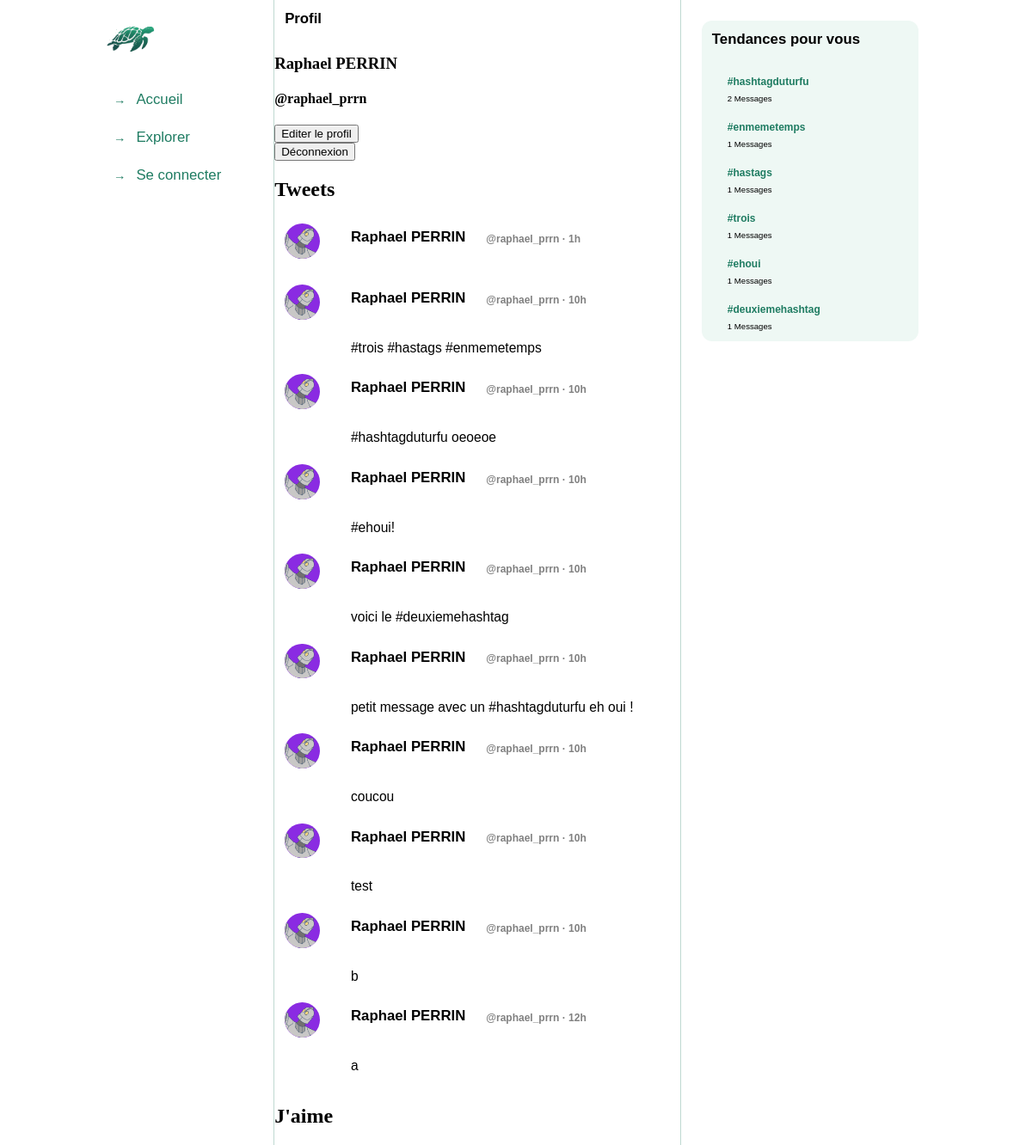
Page /profil.php?username=raphael_prrn on the committed database.
### tables this page shows
CREATE TABLE `utilisateur` (
  `username` varchar(30) NOT NULL,
  `nom` varchar(30) DEFAULT NULL,
  `prenom` varchar(30) DEFAULT NULL,
  `date_de_naissance` date DEFAULT NULL,
  `mot_de_passe` varchar(100) DEFAULT NULL,
  `avatar` blob DEFAULT NULL,
  `organisation` tinyint(1) DEFAULT NULL
);

CREATE TABLE `message` (
  `id` int(11) NOT NULL,
  `auteur_username` varchar(30) NOT NULL,
  `date` datetime NOT NULL,
  `contenu` text NOT NULL,
  `localisation` varchar(100) DEFAULT NULL,
  `image` varchar(255) DEFAULT NULL
);

### PageParts/databaseFunctions.php (called while the page is built, shortened)
<?php
function CheckLogin(){
    global $conn, $username, $userID;
    $error = NULL;
    $loginSuccessful = false;
	if(isset($_POST["username"]) && isset($_POST["password"])){
		$username = SecurizeString_ForSQL($_POST["username"]);
		$password = md5($_POST["password"]);
		$loginAttempted = true;
	}
	elseif ( isset( $_COOKIE["username"] ) && isset( $_COOKIE["password"] ) ) {
		$username = $_COOKIE["username"];
		$password = $_COOKIE["password"];
		$loginAttempted = true;
	}
	else {
		$loginAttempted = false;
	}
    return array($loginSuccessful, $loginAttempted, $error, $userID);
}
        ?>

### PageParts/Messages.php (the view, shortened to what this page needs)
<?php
function displayContent($result) {
    while($row = $result->fetch_assoc()) {
        $auteur_username = $row['auteur_username'];
        $contenu = $row['contenu'];
        $date = $row['date'];
        $timestamp = strtotime($date);
        $diff = date_diff(new DateTime("@$timestamp"), new DateTime());
        $days = $diff->d;
        $hours = $diff->h;
        $minutes = $diff->i;
        $seconds = $diff->s;
        if ($days > 0) {
            $diff = $days."j";
        } elseif ($hours > 0) {
            $diff = $hours."h";
        } elseif ($minutes > 0) {
            $diff = $minutes."m";
        } else {
            $diff = $seconds."s";
        }
        ?>
        <div class="message">
            <a href = "profil.php">
                <img class = "AvatarMessage" src = "./images/titan.png">
            </a>
            <div class = "tweet-content">
                <div class = "tweet-header">
                    <h1 class="name"><?php echo $row["prenom"] . ' ' . $row["nom"]; ?></h1>
                    <?php
                    echo '<h1 class = "tweet-information">'. ' @' . $auteur_username . ' · ' . $diff . '</h1>'; ?>
                </div>
                <div class = "tweet-content">
                    <?php echo'<p>' . $contenu . '</p>'; ?>
                </div>
            </div>
        </div>
<?php
    }
}
function profilMessages() {
    global $conn;
    $username = $_GET["username"];
    $query = "SELECT message.*, utilisateur.nom, utilisateur.prenom, utilisateur.username FROM message JOIN utilisateur ON message.auteur_username=utilisateur.username WHERE auteur_username = '$username' ORDER BY date DESC";
    $result = $conn->query($query);
    if($result) {
        displayContent($result);
    }
}
    ?>

### profil.php (shortened to what this page needs)
<?php
include("./PageParts/databaseFunctions.php");
?>
<!DOCTYPE html>
<html lang = "fr">
<head>
    <link rel = "stylesheet" href = "./css/stylesheet.css">
</head>
<body>
<div class = "Container">
    <?php include ("./PageParts/navigation.php")?>
    <div class = "MainContainer">
        <h1>Profil</h1>
        <div class = "profil">
            <?php
            global $conn;
            if (isset($_GET['username'])) {
                $username =  $_GET["username"];
                $query = "SELECT * FROM `utilisateur` WHERE username = '".$username."'";
                $result = $conn->query($query);
                if($result && $result->num_rows > 0) {
                    $row = $result->fetch_assoc();
                    $prenom = $row["prenom"];
                    $nom = $row["nom"];
                    echo "<h3>" . $prenom . " " . $nom . "</h3>";
                    echo "<h4>" ."@" . $username . "</h4>";
                }
            }
            ?>
            <button>Editer le profil</button>
            <form action="" method="post">
                <input type="submit" name="delete_cookies" value="Déconnexion">
            </form>
        </div>
        <div class = "tweets">
            <h2>Tweets</h2>
            <?php include("./PageParts/Messages.php");
            profilMessages();
            ?>
        </div>
        <div class = "likes">
            <h2>J'aime</h2>
        </div>
    </div>
    <?php include ("./PageParts/trends.php")?>
</div>
</body>
</html>

### PageParts/navigation.php (shortened to what this page needs)
<?php
$loginStatus = CheckLogin();
?>
<div class = "navigation">
    <a href = "index.php"><img src = "./images/logo_site.png" alt = "Logo" style = "width:5vw; height: 5vw; padding: 1.2vw; padding-bottom: 0;"></a>
    <ul>
        <li class = "menu-item"><a href = "index.php">Accueil</a></li>
        <li class = "menu-item">Explorer</li>
        <?php if($loginStatus[0]) { ?>
        <li class = "menu-item">Notifications</li>
        <li class = "menu-item">Messages</li>
        <li class = "menu-item"><a href = "profil.php?username=<?php echo urlencode($_COOKIE['username']); ?>">Profil</a></li>
        <?php
        } else {
        ?>
        <li class = "menu-item"><a href = "connect.php">Se connecter</a></li>
        <?php
        }
        ?>
    </ul>
</div>

### PageParts/trends.php
<div class="Trends">
    <h1>Tendances pour vous</h1>
    <?php
    global $conn;
    $query = "SELECT tag, COUNT(*) AS count FROM hashtag GROUP BY tag ORDER BY count DESC LIMIT 10";
    $result = $conn->query($query);
    while ($row = $result->fetch_assoc()) {
        echo"<div class = hashtag_block>";
        echo "<a href='index.php?tag=" . $row['tag'] . "' class='trend'>" ."#" . $row['tag'] ."</a>";
        echo "<p class='hashtags_count'>" . $row['count'] . " Messages" . "</p>";
        echo"</div>";
    }
    ?>
</div>

### css/stylesheet.css (style rules this page uses)
body { margin: 0; }
.message { display: flex; }
.AvatarMessage { width: 50px; height: 50px; border-radius: 50%; }
.tweet-header { display: flex; width: 100%; }
.tweet-information { margin-top: 0.4vw; font-family: Arial, sans-serif; font-size: 1vw; color: gray; }
.tweet-content { padding-left: 1vw; font-family: Arial, sans-serif; font-size: 1.3vw; }
h1 { box-sizing: border-box; padding: 1vw; margin-top: 0; font-size: 1.4vw; font-family: "Plus Jakarta Sans", sans-serif; text-align: left; }
.MainContainer { width: 50.5%; background-color: white; border-right: 0.1vw solid rgba(31, 124, 98, 0.29); border-left: 0.1vw solid rgba(31, 124, 98, 0.29); }
.Trends { width:27%; }
.navigation { width: 22.5%; height: 100vh; padding: 0; color: white; }
.Container { margin:0 auto; display: flex; justify-content: center; align-items: flex-start; width: 82%; }
ul { padding-left: 2vw; }
.menu-item { color: #1F7C62; text-align: left; padding: 1vw 1vw 1vw 0; text-decoration: none; }
.navigation a { text-decoration: none; color: #1F7C62; }
.Tweeter, .tweet-button, .menu-item { display: inline-block; font-size: 1.4vw; font-family: "Plus Jakarta Sans", sans-serif; list-style: none; }
.menu-item:before { content: "\2192"; font-size: 1.2vw; color: #1F7C62; margin-right: 1vw; margin-left: 0; padding-left: 0; }
h3 { font-family: inherit; }
.AvatarMessage { width: 3.4vw; height: 3.4vw; margin: 0.5vw 1vw 1vw; border-radius: 50%; background-color: blueviolet; }
.Trends { margin: 2vw; background-color: #eef8f4; border-radius: 1vw; }
.trend, .hashtags_count { font-family: "Plus Jakarta Sans", sans-serif; padding-left: 2vw; margin-bottom: 0; font-size: 1vw; font-weight: bold; }
.hashtag_block:last-child { margin-bottom: 0; border-bottom-left-radius: 1vw; border-bottom-right-radius: 1vw; }
.hashtag_block { padding: 0.5vw; margin-bottom: 0vw; }
.Trends a { text-decoration: none; color: #1F7C62; }
.hashtags_count { font-weight: normal; margin-top: 0.5vw; margin-bottom: 0.5vw; font-size: 0.8vw; }

### rows in the picture
utilisateur: prenom "Raphael", nom "PERRIN"
message: auteur_username.prenom "Raphael", auteur_username.nom "PERRIN", auteur_username "raphael_prrn", date "1h"
message: auteur_username.prenom "Raphael", auteur_username.nom "PERRIN", auteur_username "raphael_prrn", date "10h", contenu "#trois #hastags #enmemetemps"
message: auteur_username.prenom "Raphael", auteur_username.nom "PERRIN", auteur_username "raphael_prrn", date "10h", contenu "#hashtagduturfu oeoeoe"
message: auteur_username.prenom "Raphael", auteur_username.nom "PERRIN", auteur_username "raphael_prrn", date "10h", contenu "#ehoui!"
message: auteur_username.prenom "Raphael", auteur_username.nom "PERRIN", auteur_username "raphael_prrn", date "10h", contenu "voici le #deuxiemehashtag"
message: auteur_username.prenom "Raphael", auteur_username.nom "PERRIN", auteur_username "raphael_prrn", date "10h", contenu "petit message avec un #hashtagduturfu eh oui !"
message: auteur_username.prenom "Raphael", auteur_username.nom "PERRIN", auteur_username "raphael_prrn", date "10h", contenu "coucou"
message: auteur_username.prenom "Raphael", auteur_username.nom "PERRIN", auteur_username "raphael_prrn", date "10h", contenu "test"
message: auteur_username.prenom "Raphael", auteur_username.nom "PERRIN", auteur_username "raphael_prrn", date "10h", contenu "b"
message: auteur_username.prenom "Raphael", auteur_username.nom "PERRIN", auteur_username "raphael_prrn", date "12h", contenu "a"

### other values in the picture
$username "raphael_prrn"
$row['tag'] "hashtagduturfu"
$row['count'] "2"
$row['tag'] "enmemetemps"
$row['count'] "1"
$row['tag'] "hastags"
$row['tag'] "trois"
$row['tag'] "ehoui"
$row['tag'] "deuxiemehashtag"
